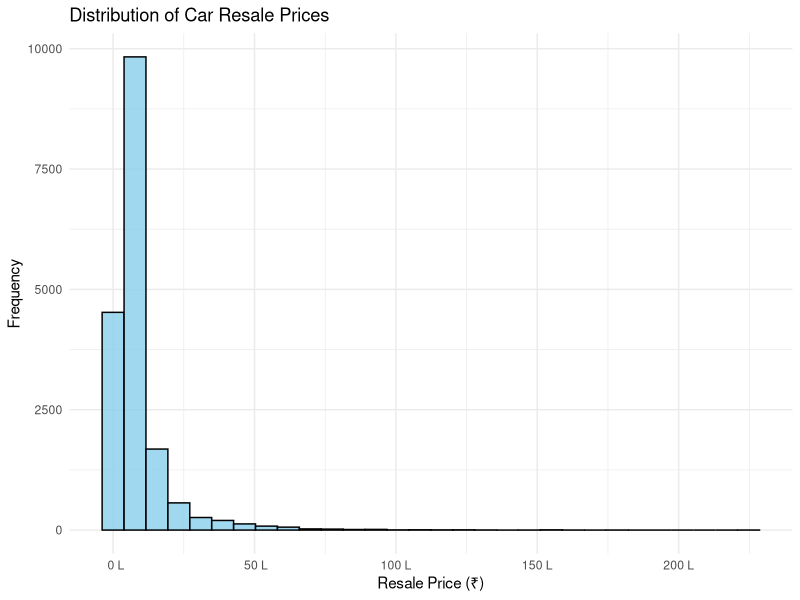
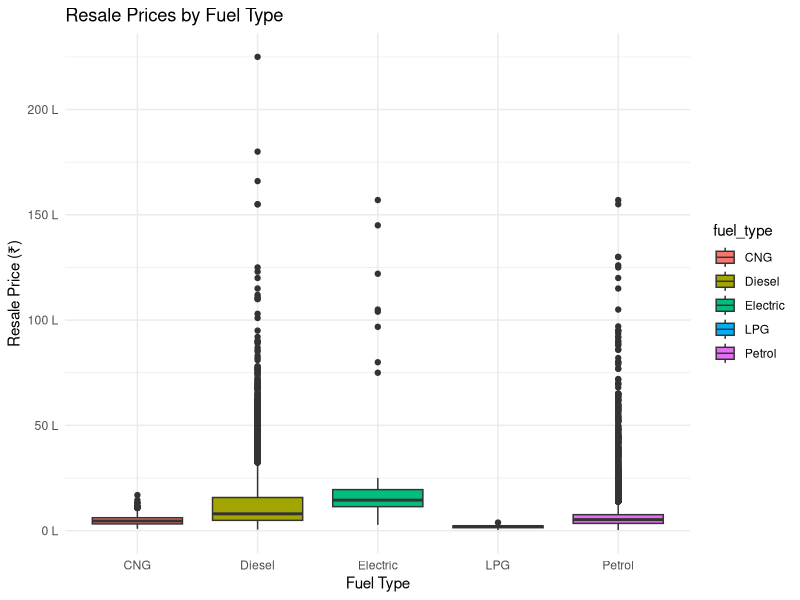

Reproduce these figures in R, in order.
# Install and load required libraries
library(tidyverse)
library(ggplot2)
library(scales)
library(knitr)

# Load the dataset (ensure the CSV file is in the working directory)
car_data <- read.csv("car_resale_prices.csv", stringsAsFactors = FALSE)
cat("Dataset loaded successfully. Total records:", nrow(car_data), "\n")

# Function to clean and convert resale price to numeric values
parse_resale_price <- function(price_text) {
  price_text <- trimws(price_text)
  if (grepl("Crore", price_text)) {
    as.numeric(gsub("[^0-9.]", "", price_text)) * 1e7
  } else if (grepl("Lakh", price_text)) {
    as.numeric(gsub("[^0-9.]", "", price_text)) * 1e5
  } else {
    as.numeric(gsub("[^0-9.]", "", price_text))
  }
}

# Apply the conversion to the resale_price column
car_data$resale_price <- sapply(car_data$resale_price, parse_resale_price)
cat("Resale price column cleaned and converted.\n")

# Clean and convert kms_driven to numeric
car_data$kms_driven <- as.numeric(gsub("[^0-9]", "", car_data$kms_driven))
cat("Kilometers driven column cleaned and converted to numeric.\n")

# Remove records with missing or invalid data
filtered_data <- car_data %>%
  filter(!is.na(resale_price), !is.na(fuel_type)) %>%
  drop_na()
cat("Filtered dataset. Remaining records:", nrow(filtered_data), "\n")

# Subset the data for petrol and diesel cars
petrol_cars <- filtered_data %>% filter(fuel_type == "Petrol")
diesel_cars <- filtered_data %>% filter(fuel_type == "Diesel")
cat("Number of petrol cars:", nrow(petrol_cars), "\n")
cat("Number of diesel cars:", nrow(diesel_cars), "\n")

# Custom function to format values in lakhs
format_in_lakhs <- function(value) {
  paste0(format(value / 1e5, big.mark = ",", scientific = FALSE), " L")
}

# 1. Histogram of Resale Prices
histogram_plot <- ggplot(filtered_data, aes(x = resale_price)) +
  geom_histogram(bins = 30, fill = "skyblue", color = "black", alpha = 0.8) +
  labs(
    title = "Distribution of Car Resale Prices",
    x = "Resale Price (₹)",
    y = "Frequency"
  ) +
  scale_x_continuous(labels = format_in_lakhs) +
  theme_minimal()

print(histogram_plot)

# 2. Boxplot of Resale Prices by Fuel Type
boxplot_chart <- ggplot(filtered_data, aes(x = fuel_type, y = resale_price, fill = fuel_type)) +
  geom_boxplot() +
  labs(
    title = "Resale Prices by Fuel Type",
    x = "Fuel Type",
    y = "Resale Price (₹)"
  ) +
  scale_y_continuous(labels = format_in_lakhs) +
  theme_minimal()

print(boxplot_chart)

# 3. Perform an Independent Samples T-Test
t_test <- t.test(petrol_cars$resale_price, diesel_cars$resale_price, var.equal = FALSE)

cat("T-Test Results:\n")
cat("T-Statistic:", t_test$statistic, "\n")
cat("P-Value:", t_test$p.value, "\n")

# 4. Interpret Results
if (t_test$p.value < 0.05) {
  cat("The difference in resale prices between petrol and diesel cars is statistically significant.\n")
} else {
  cat("No statistically significant difference in resale prices between petrol and diesel cars.\n")
}

# Additional Summary
cat("Resale Price Summary:\n")
print(summary(filtered_data$resale_price))

cat("Mean Resale Price (Petrol Cars):", mean(petrol_cars$resale_price), "\n")
cat("Mean Resale Price (Diesel Cars):", mean(diesel_cars$resale_price), "\n")

# Car with the highest resale price
most_expensive_car <- filtered_data[which.max(filtered_data$resale_price), ]
cat("Details of the car with the highest resale price:\n")
print(most_expensive_car)

# Top 10 cars by resale price
top_10 <- filtered_data %>%
  arrange(desc(resale_price)) %>%
  head(10)

cat("Top 10 Cars by Resale Price:\n")
print(top_10)

# If better formatting is desired
if (requireNamespace("knitr", quietly = TRUE)) {
  cat("Formatted Top 10 Cars:\n")
  print(kable(top_10, format = "markdown"))
}

# Top 20 Resale Prices
top_20_prices <- filtered_data %>%
  arrange(desc(resale_price)) %>%
  select(resale_price) %>%
  head(20)

cat("Top 20 Resale Prices:\n")
print(top_20_prices)

# Format the top 20 prices for display
formatted_prices <- top_20_prices %>%
  mutate(formatted = paste0("₹", format(resale_price, big.mark = ",", scientific = FALSE)))

cat("Formatted Resale Prices (Top 20):\n")
print(formatted_prices$formatted)

